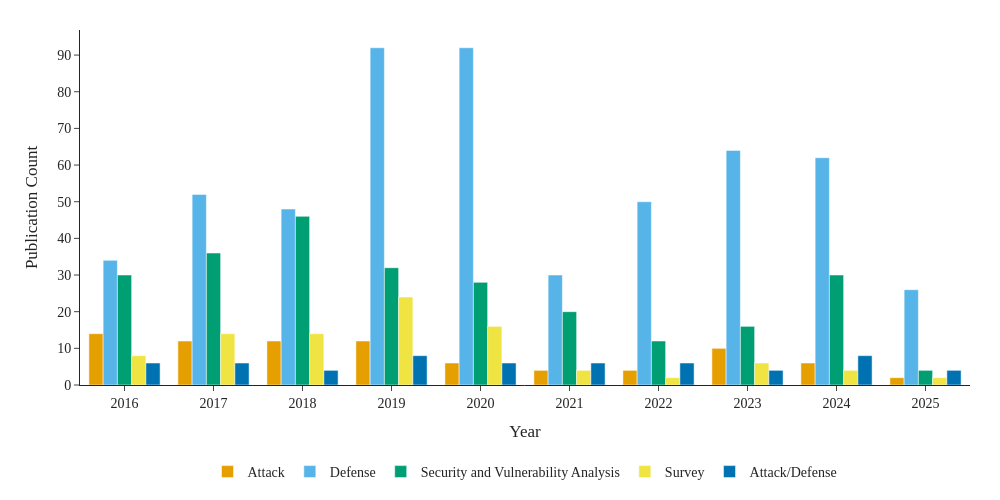

Here is the notebook cell this chart was saved with:
### Code cell
df["year"] = df["year"].astype(int)

# Group by year and category to get publication counts
grouped = df.groupby(["year", "Category"]).size().reset_index(name="count")

colors = {
    "Attack": "#E69F00",                # orange
    "Defense": "#56B4E9",               # sky blue
    "Security and Vulnerability Analysis": "#009E73",  # green
    "Survey": "#F0E442",                # yellow
    "Attack/Defense": "#0072B2"         # blue
}
# Create a list of all years (sorted)
years = sorted(grouped["year"].unique())
# Initialize the figure
fig = go.Figure()

# Add one bar trace per category
for category, color in colors.items():
    category_data = grouped[grouped["Category"] == category]
    fig.add_trace(go.Bar(
        x=category_data["year"],
        y=category_data["count"],
        name=category,
        marker_color=color
    ))

fig.update_layout(
    barmode='group',
    xaxis_title='Year',
    yaxis_title='Publication Count',
    template='simple_white',
    legend_title_text='',
    legend=dict(
        orientation="h",
        yanchor="top",
        y=-0.2,
        xanchor="center",
        x=0.5
    ),
    font=dict(family="Times New Roman", size=14),
    width=1000,
    height=500,
    margin=dict(l=80, r=30, t=30, b=80),
    xaxis=dict(
        tickmode='array',
        tickvals=list(range(2016, 2026)),
        ticktext=[str(year) for year in range(2016, 2026)],
        tickangle=0,
    )
)
fig.show()

### Figure 1 — Plotly figure (JSON) as saved in the notebook; plotly's stock layout.template omitted (floating-point values rounded to 4 significant figures)
{"data": [{"marker": {"color": "#E69F00"}, "name": "Attack", "type": "bar", "x": [2016, 2017, 2018, 2019, 2020, 2021, 2022, 2023, 2024, 2025], "y": [14, 12, 12, 12, 6, 4, 4, 10, 6, 2]}, {"marker": {"color": "#56B4E9"}, "name": "Defense", "type": "bar", "x": [2016, 2017, 2018, 2019, 2020, 2021, 2022, 2023, 2024, 2025], "y": [34, 52, 48, 92, 92, 30, 50, 64, 62, 26]}, {"marker": {"color": "#009E73"}, "name": "Security and Vulnerability Analysis", "type": "bar", "x": [2016, 2017, 2018, 2019, 2020, 2021, 2022, 2023, 2024, 2025], "y": [30, 36, 46, 32, 28, 20, 12, 16, 30, 4]}, {"marker": {"color": "#F0E442"}, "name": "Survey", "type": "bar", "x": [2016, 2017, 2018, 2019, 2020, 2021, 2022, 2023, 2024, 2025], "y": [8, 14, 14, 24, 16, 4, 2, 6, 4, 2]}, {"marker": {"color": "#0072B2"}, "name": "Attack/Defense", "type": "bar", "x": [2016, 2017, 2018, 2019, 2020, 2021, 2022, 2023, 2024, 2025], "y": [6, 6, 4, 8, 6, 6, 6, 4, 8, 4]}], "layout": {"barmode": "group", "font": {"family": "Times New Roman", "size": 14}, "height": 500, "legend": {"orientation": "h", "title": {"text": ""}, "x": 0.5, "xanchor": "center", "y": -0.2, "yanchor": "top"}, "margin": {"b": 80, "l": 80, "r": 30, "t": 30}, "width": 1000, "xaxis": {"tickangle": 0, "tickmode": "array", "ticktext": ["2016", "2017", "2018", "2019", "2020", "2021", "2022", "2023", "2024", "2025"], "tickvals": [2016, 2017, 2018, 2019, 2020, 2021, 2022, 2023, 2024, 2025], "title": {"text": "Year"}}, "yaxis": {"title": {"text": "Publication Count"}}}}
